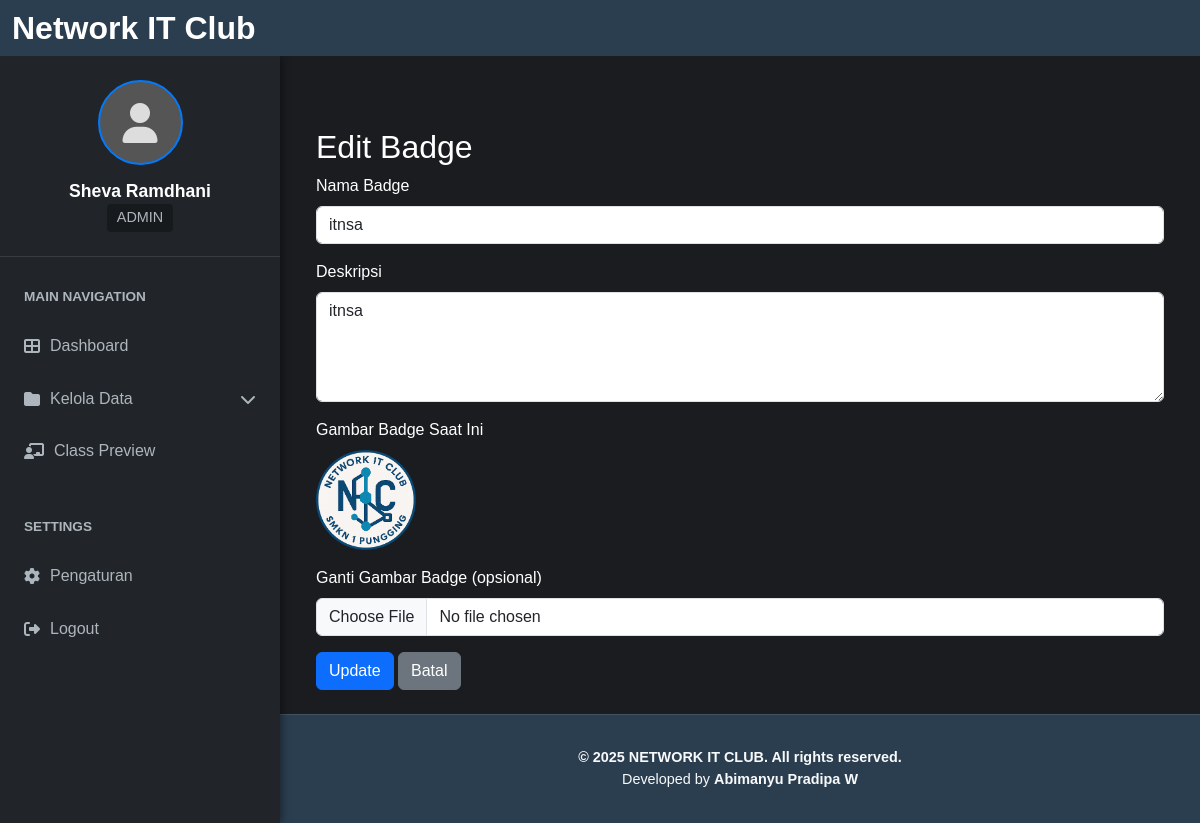
/dashboard/badges/edit.php?id=2 (signed in), run on the app's committed database.
### tables this page shows
CREATE TABLE `badges` (
  `id` int(11) NOT NULL,
  `name` varchar(100) NOT NULL,
  `description` text DEFAULT NULL,
  `image_url` varchar(255) DEFAULT NULL,
  `created_at` timestamp NOT NULL DEFAULT current_timestamp()
);

### dashboard/badges/edit.php (the view, shortened to what this page needs)
<?php
include '../../includes/inc_koneksi.php';
$badge_id = (int) $_GET['id'];
$sql = "SELECT * FROM badges WHERE id = $badge_id";
$result = mysqli_query($koneksi, $sql);
$badge = mysqli_fetch_assoc($result);
include '../dashboard_header.php';
?>
<div class="container mt-5">
    <h2>Edit Badge</h2>
    <form action="" method="POST" enctype="multipart/form-data">
        <div class="mb-3">
            <label for="name" class="form-label">Nama Badge</label>
            <input type="text" name="name" id="name" class="form-control" required value="<?= htmlspecialchars($badge['name']) ?>">
        </div>
        <div class="mb-3">
            <label for="description" class="form-label">Deskripsi</label>
            <textarea name="description" id="description" class="form-control" rows="4"><?= htmlspecialchars($badge['description']) ?></textarea>
        </div>
        <div class="mb-3">
            <label class="form-label">Gambar Badge Saat Ini</label><br>
            <?php if (!empty($badge['image_url'])): ?>
                <img src="../../uploads/<?= htmlspecialchars($badge['image_url']) ?>" alt="Badge Image" width="100">
            <?php else: ?>
                <span class="text-muted">(Tidak ada gambar)</span>
            <?php endif; ?>
        </div>
        <div class="mb-3">
            <label for="image" class="form-label">Ganti Gambar Badge (opsional)</label>
            <input type="file" name="image" id="image" class="form-control" accept="image/*">
        </div>
        <button type="submit" class="btn btn-primary">Update</button>
        <a href="index.php" class="btn btn-secondary">Batal</a>
    </form>
</div>
<?php include '../dashboard_footer.php'; ?>

### css/dashboard.css (style rules this page uses)
:root { --sidebar-width: 280px; --navbar-height: 56px; --footer-height: 60px; --header-bg: #2b3e50; --sidebar-bg: #212529; --main-content-bg: #1a1c20; --text-color: #ffffff; --accent-color: #007bff; --muted-text: #adb5bd; --navbar-brand-desktop-size: 2rem; --navbar-brand-tablet-size: 1.5rem; --navbar-brand-mobile-size: 1.25rem; --profile-name-desktop-size: 1.1rem; --profile-name-tablet-size: 1rem; --profile-name-mobile-size: 0.9rem; --profile-role-desktop-size: 0.9rem; --profile-role-tablet-size: 0.8rem; --profile-role-mobile-size: 0.7rem; --sidebar-heading-desktop-size: 0.85rem; --sidebar-heading-tablet-size: 0.75rem; --sidebar-heading-mobile-size: 0.65rem; --list-item-desktop-size: 1rem; --list-item-tablet-size: 0.9rem; --list-item-mobile-size: 0.8rem; --card-icon-desktop-size: 5rem; --card-icon-mobile-size: 4.5rem; }
body { background-color: var(--main-content-bg); color: var(--text-color); font-family: "Segoe UI", Tahoma, Geneva, Verdana, sans-serif; margin: 0; min-height: 100vh; display: flex; flex-direction: column; }

### dashboard/css/class.css (style rules this page uses)
:root { --blue: #2a33bf; --white: #ffffff; --black: #000000; --bg: #121212; }
body { background-color: var(--bg); color: var(--white); font-family: Arial, sans-serif; text-decoration: none; }

### data on the page
badges: name "itnsa", description "itnsa", image_url (picture)

### other printed values
$logged_in_username "Sheva Ramdhani"
$logged_in_role "ADMIN"
$text "Dashboard"
$text "Kelola Data"
$text "Class Preview"
